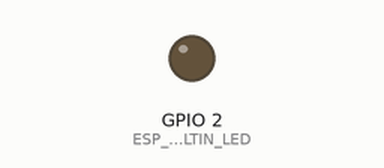
Bench run of a sketch on a simulated ESP8266 (NodeMCU). Parts: output pins drawn as LEDs (lit = HIGH). WiFi joins after 1.5 s; servers stay silent unless stated; what the sketch prints to the serial monitor is not drawn.

Above: at 2.8 s.
At 5.0 s:
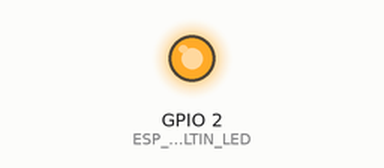
Timing chart, 0 to 6.8 s (numbered marks = the images above):
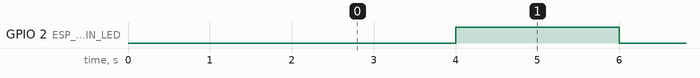

Measured:
- by itself, GPIO 2 (ESP_BUILTIN_LED): alternates HIGH for 2.0 s and LOW for 2.0 s

The sketch:

esp8266_ota_blink.ino
```cpp
/*********
  Rui Santos
  Complete project details at http://randomnerdtutorials.com
  Arduino IDE example: Examples > Arduino OTA > BasicOTA.ino
*********/

#include <ESP8266WiFi.h>
#include <ESP8266mDNS.h>
#include <ESP8266HTTPClient.h>
#include <WiFiUdp.h>
#include <ArduinoOTA.h>

// Update these with values suitable for your network.

// cnk vars begin:
unsigned long currentTime;
const char* ssid = "2.4g";
const char* password = "dauyndauyn";
// cnk vars end;

// blink vars begin:
const int ESP_BUILTIN_LED = 2; // 2- blue, 0 - red
unsigned long thisLoop = millis();
unsigned long interval = 2000;
bool ledState = HIGH;
bool blinking = true;
// blink vars end;

// http request vars begin:
String masterHostName = "vaponicwalltestpi";
// http request vars end;

void setup_wifi()
{
  delay(10);
  // wifi network cnk begin:
  Serial.println();
  Serial.print("Connecting to ");
  Serial.println(ssid);
  WiFi.begin(ssid, password);
  while (WiFi.status() != WL_CONNECTED) {
    delay(200);
    Serial.print(".");
  }

  randomSeed(micros());

  Serial.println("");
  Serial.println("WiFi connected");
  Serial.println("IP address: ");
  Serial.println(WiFi.localIP());
  // wifi network cnk end;
}

void setup() {
  ////////////////////////////////////////////////////////
  //////////////// WIFI - OTA SETUP BEGIN ////////////////
  ////////////////////////////////////////////////////////

  Serial.begin(115200);
  Serial.println("Booting");

  setup_wifi(); // wifi cnk procedure;

  pinMode(ESP_BUILTIN_LED, OUTPUT);

  // ota setup begin:

  // Port defaults to 8266
  // ArduinoOTA.setPort(8266);

  // Hostname defaults to esp8266-[ChipID]
  ArduinoOTA.setHostname("esp8266_blink");

  // No authentication by default
  // ArduinoOTA.setPassword((const char *)"123");


  ArduinoOTA.onStart([]() {
    Serial.println("Start");
  });
  ArduinoOTA.onEnd([]() {
    Serial.println("\nEnd");
  });
  ArduinoOTA.onProgress([](unsigned int progress, unsigned int total) {
    Serial.printf("Progress: %u%%\r", (progress / (total / 100)));
  });
  ArduinoOTA.onError([](ota_error_t error) {
    Serial.printf("Error[%u]: ", error);
    if (error == OTA_AUTH_ERROR) Serial.println("Auth Failed");
    else if (error == OTA_BEGIN_ERROR) Serial.println("Begin Failed");
    else if (error == OTA_CONNECT_ERROR) Serial.println("Connect Failed");
    else if (error == OTA_RECEIVE_ERROR) Serial.println("Receive Failed");
    else if (error == OTA_END_ERROR) Serial.println("End Failed");
  });
  ArduinoOTA.begin();

  // ota setup end;

  ///////////////////////////////////////////////////////
  ////////////// WIFI - OTA SETUP COMPLETE //////////////
  ///////////////////////////////////////////////////////

}

void loop() {

  ArduinoOTA.handle();

  currentTime = millis();

  // blink blurb begin:
  if (blinking == true and (currentTime - thisLoop >= interval)) {
    thisLoop = currentTime;
    if (ledState == LOW) {
      ledState = HIGH;
    } else ledState = LOW;
    digitalWrite(ESP_BUILTIN_LED, ledState);
  }
  // blink blurb end;


  // html request begin:
  if (currentTime - thisLoop >= interval) {
    thisLoop = currentTime;

    HTTPClient http;  //Declare an object of class HTTPClient

    http.begin("http://" + masterHostName + ".local");  //Specify request destination
    int httpCode = http.GET();                                                                  //Send the request

    if (httpCode > 0) { //Check the returning code

      String payload = http.getString();   //Get the request response payload
      Serial.println(payload);                     //Print the response payload

    }

    http.end();   //Close connection

  }
  // html request end;

}
```
